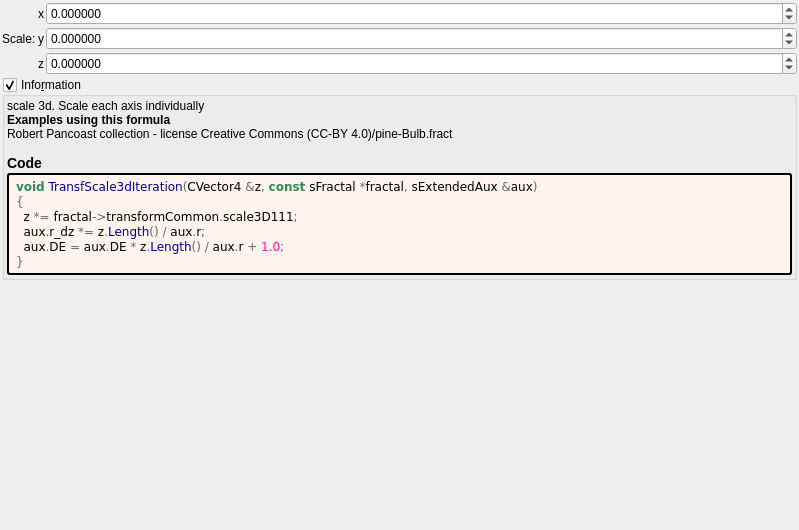
<?xml version="1.0" encoding="UTF-8"?>
<ui version="4.0">
 <class>transf_scale3d</class>
 <widget class="QWidget" name="Form">
  <property name="geometry">
   <rect>
    <x>0</x>
    <y>0</y>
    <width>799</width>
    <height>530</height>
   </rect>
  </property>
  <property name="windowTitle">
   <string notr="true">transf_scale3d</string>
  </property>
  <layout class="QVBoxLayout" name="verticalLayout">
   <property name="spacing">
    <number>2</number>
   </property>
   <property name="leftMargin">
    <number>2</number>
   </property>
   <property name="topMargin">
    <number>2</number>
   </property>
   <property name="rightMargin">
    <number>2</number>
   </property>
   <property name="bottomMargin">
    <number>2</number>
   </property>
   <item>
    <layout class="QGridLayout" name="gridLayout" columnstretch="0,0,1">
     <property name="spacing">
      <number>2</number>
     </property>
     <item row="0" column="2">
      <widget class="MyDoubleSpinBox" name="spinbox3_transf_scale3D_111_x">
       <property name="sizePolicy">
        <sizepolicy hsizetype="Minimum" vsizetype="Maximum">
         <horstretch>0</horstretch>
         <verstretch>0</verstretch>
        </sizepolicy>
       </property>
       <property name="prefix">
        <string/>
       </property>
       <property name="suffix">
        <string/>
       </property>
       <property name="decimals">
        <number>6</number>
       </property>
       <property name="minimum">
        <double>-99.989999999999995</double>
       </property>
       <property name="maximum">
        <double>99.989999999999995</double>
       </property>
       <property name="singleStep">
        <double>0.100000000000000</double>
       </property>
      </widget>
     </item>
     <item row="1" column="1">
      <widget class="QLabel" name="label_110">
       <property name="text">
        <string notr="true">y</string>
       </property>
      </widget>
     </item>
     <item row="0" column="0" rowspan="3">
      <widget class="QLabel" name="label_108">
       <property name="text">
        <string>Scale:</string>
       </property>
      </widget>
     </item>
     <item row="2" column="2">
      <widget class="MyDoubleSpinBox" name="spinbox3_transf_scale3D_111_z">
       <property name="sizePolicy">
        <sizepolicy hsizetype="Minimum" vsizetype="Maximum">
         <horstretch>0</horstretch>
         <verstretch>0</verstretch>
        </sizepolicy>
       </property>
       <property name="prefix">
        <string/>
       </property>
       <property name="suffix">
        <string/>
       </property>
       <property name="decimals">
        <number>6</number>
       </property>
       <property name="minimum">
        <double>-99.989999999999995</double>
       </property>
       <property name="maximum">
        <double>99.989999999999995</double>
       </property>
       <property name="singleStep">
        <double>0.100000000000000</double>
       </property>
      </widget>
     </item>
     <item row="0" column="1">
      <widget class="QLabel" name="label_109">
       <property name="text">
        <string notr="true">x</string>
       </property>
      </widget>
     </item>
     <item row="2" column="1">
      <widget class="QLabel" name="label_111">
       <property name="text">
        <string notr="true">z</string>
       </property>
      </widget>
     </item>
     <item row="1" column="2">
      <widget class="MyDoubleSpinBox" name="spinbox3_transf_scale3D_111_y">
       <property name="sizePolicy">
        <sizepolicy hsizetype="Minimum" vsizetype="Maximum">
         <horstretch>0</horstretch>
         <verstretch>0</verstretch>
        </sizepolicy>
       </property>
       <property name="prefix">
        <string/>
       </property>
       <property name="suffix">
        <string/>
       </property>
       <property name="decimals">
        <number>6</number>
       </property>
       <property name="minimum">
        <double>-99.989999999999995</double>
       </property>
       <property name="maximum">
        <double>99.989999999999995</double>
       </property>
       <property name="singleStep">
        <double>0.100000000000000</double>
       </property>
      </widget>
     </item>
    </layout>
   </item>
   <item>
    <widget class="MyGroupBox" name="groupCheck_info">
     <property name="title">
      <string>Info&amp;rmation</string>
     </property>
     <property name="flat">
      <bool>false</bool>
     </property>
     <property name="checkable">
      <bool>true</bool>
     </property>
     <layout class="QVBoxLayout" name="verticalLayout_2">
      <property name="spacing">
       <number>2</number>
      </property>
      <property name="leftMargin">
       <number>2</number>
      </property>
      <property name="topMargin">
       <number>2</number>
      </property>
      <property name="rightMargin">
       <number>2</number>
      </property>
      <property name="bottomMargin">
       <number>2</number>
      </property>
      <item>
       <widget class="QLabel" name="label_information_general">
        <property name="text">
         <string notr="true">&lt;p&gt;scale 3d. Scale each axis individually&lt;/p&gt;&lt;table&gt;
&lt;/table&gt;
&lt;br&gt;&lt;b&gt;Examples using this formula&lt;/b&gt;&lt;br&gt;Robert Pancoast collection - license Creative Commons (CC-BY 4.0)/pine-Bulb.fract&lt;h3&gt;Code&lt;/h3&gt;</string>
        </property>
        <property name="wordWrap">
         <bool>true</bool>
        </property>
        <property name="openExternalLinks">
         <bool>true</bool>
        </property>
        <property name="textInteractionFlags">
         <set>Qt::LinksAccessibleByMouse|Qt::TextSelectableByMouse</set>
        </property>
       </widget>
      </item>
      <item>
       <widget class="QLabel" name="label_code_content">
        <property name="styleSheet">
         <string notr="true">border-style: outset; border-width: 2px; border-radius: 3px; border-color: black; background-color: #fff5ee; padding: 4px;</string>
        </property>
        <property name="text">
         <string notr="true">&lt;body style=&quot;background-color:#fff5ee&quot;&gt;
&lt;pre style=&quot;color:#000000; background-color:#fff5ee;  font-family:'Courier New',monospace;&quot;&gt;&lt;span style=&quot;color:#2e8b57; font-weight:bold&quot;&gt;void&lt;/span&gt; &lt;span style=&quot;color:#00008f&quot;&gt;TransfScale3dIteration&lt;/span&gt;&lt;span style=&quot;color:#676767&quot;&gt;(&lt;/span&gt;CVector4 &lt;span style=&quot;color:#676767&quot;&gt;&amp;amp;&lt;/span&gt;z&lt;span style=&quot;color:#676767&quot;&gt;,&lt;/span&gt; &lt;span style=&quot;color:#2e8b57; font-weight:bold&quot;&gt;const&lt;/span&gt; sFractal &lt;span style=&quot;color:#676767&quot;&gt;*&lt;/span&gt;fractal&lt;span style=&quot;color:#676767&quot;&gt;,&lt;/span&gt; sExtendedAux &lt;span style=&quot;color:#676767&quot;&gt;&amp;amp;&lt;/span&gt;aux&lt;span style=&quot;color:#676767&quot;&gt;)&lt;/span&gt;
&lt;span style=&quot;color:#676767&quot;&gt;{&lt;/span&gt;
  z &lt;span style=&quot;color:#676767&quot;&gt;*=&lt;/span&gt; fractal&lt;span style=&quot;color:#676767&quot;&gt;-&amp;gt;&lt;/span&gt;transformCommon&lt;span style=&quot;color:#676767&quot;&gt;.&lt;/span&gt;scale3D111&lt;span style=&quot;color:#676767&quot;&gt;;&lt;/span&gt;
  aux&lt;span style=&quot;color:#676767&quot;&gt;.&lt;/span&gt;r_dz &lt;span style=&quot;color:#676767&quot;&gt;*=&lt;/span&gt; z&lt;span style=&quot;color:#676767&quot;&gt;.&lt;/span&gt;&lt;span style=&quot;color:#00008f&quot;&gt;Length&lt;/span&gt;&lt;span style=&quot;color:#676767&quot;&gt;() /&lt;/span&gt; aux&lt;span style=&quot;color:#676767&quot;&gt;.&lt;/span&gt;r&lt;span style=&quot;color:#676767&quot;&gt;;&lt;/span&gt;
  aux&lt;span style=&quot;color:#676767&quot;&gt;.&lt;/span&gt;DE &lt;span style=&quot;color:#676767&quot;&gt;=&lt;/span&gt; aux&lt;span style=&quot;color:#676767&quot;&gt;.&lt;/span&gt;DE &lt;span style=&quot;color:#676767&quot;&gt;*&lt;/span&gt; z&lt;span style=&quot;color:#676767&quot;&gt;.&lt;/span&gt;&lt;span style=&quot;color:#00008f&quot;&gt;Length&lt;/span&gt;&lt;span style=&quot;color:#676767&quot;&gt;() /&lt;/span&gt; aux&lt;span style=&quot;color:#676767&quot;&gt;.&lt;/span&gt;r &lt;span style=&quot;color:#676767&quot;&gt;+&lt;/span&gt; &lt;span style=&quot;color:#ff1493&quot;&gt;1.0&lt;/span&gt;&lt;span style=&quot;color:#676767&quot;&gt;;&lt;/span&gt;
&lt;span style=&quot;color:#676767&quot;&gt;}&lt;/span&gt;
&lt;/pre&gt;
&lt;/body&gt;</string>
        </property>
        <property name="wordWrap">
         <bool>true</bool>
        </property>
        <property name="openExternalLinks">
         <bool>true</bool>
        </property>
        <property name="textInteractionFlags">
         <set>Qt::LinksAccessibleByMouse|Qt::TextSelectableByMouse</set>
        </property>
       </widget>
      </item>
     </layout>
    </widget>
   </item>
   <item>
    <spacer name="verticalSpacer">
     <property name="orientation">
      <enum>Qt::Vertical</enum>
     </property>
     <property name="sizeHint" stdset="0">
      <size>
       <width>20</width>
       <height>40</height>
      </size>
     </property>
    </spacer>
   </item>
  </layout>
 </widget>
 <customwidgets>
  <customwidget>
   <class>MyDoubleSpinBox</class>
   <extends>QDoubleSpinBox</extends>
   <header>my_double_spin_box.h</header>
  </customwidget>
  <customwidget>
   <class>MyGroupBox</class>
   <extends>QGroupBox</extends>
   <header>my_group_box.h</header>
   <container>1</container>
  </customwidget>
 </customwidgets>
 <tabstops>
  <tabstop>spinbox3_transf_scale3D_111_x</tabstop>
  <tabstop>spinbox3_transf_scale3D_111_y</tabstop>
  <tabstop>spinbox3_transf_scale3D_111_z</tabstop>
  <tabstop>groupCheck_info</tabstop>
 </tabstops>
 <resources/>
 <connections/>
</ui>
